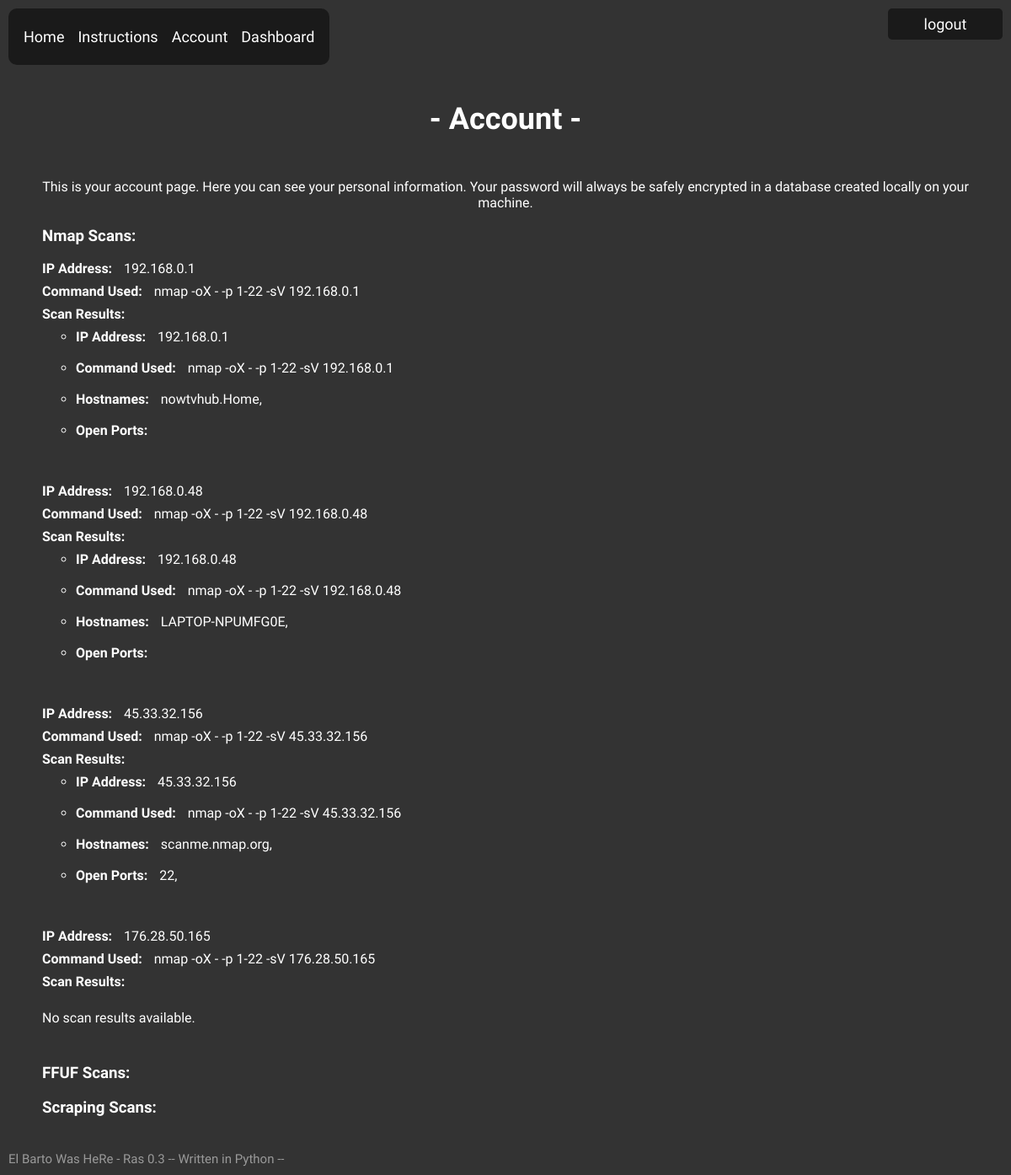
The app's page /account/ (signed in) with its own data.
### aph/models.py (models this page shows)
class Past_scans_nmap(db.Model):
    nmap_scan_id = db.Column(db.Integer, primary_key=True)
    target = db.Column(db.String(20))
    results = db.Column(JSON)
    date_created = db.Column(db.DateTime(timezone=True), default=func.now())
    user_id = db.Column(db.Integer, db.ForeignKey('user.id'))

### aph/dashboard.py (the view)
@dashboard_bp.route('/account/', methods=['POST' , 'GET'])
@login_required
def account():
    nmap_scans =  Past_scans_nmap.query.filter_by(user_id=current_user.id).all()
    ffuf_scans = Past_scans_ffuf.query.filter_by(user_id=current_user.id).all()
    scraping_scans = Past_scans_scraping.query.filter_by(user_id=current_user.id).all()
    print('nmap_scans', nmap_scans)
    print('ffuf_scans', ffuf_scans)
    print('scraping_scans', scraping_scans)
    return render_template('account.html', current_user=current_user, nmap_scans=nmap_scans, ffuf_scans=ffuf_scans, scraping_scans=scraping_scans)

### aph/templates/account.html (shortened to what this page needs)
{% extends "base.html" %} {% block title %}Account{% endblock %} {% block
content %}
<div class="container-fluid">
  <h2 style="margin-top: 60px">- Account -</h2>
  <p style="margin-top: 10px">
    This is your account page. Here you can see your personal information. Your
    password will always be safely encrypted in a database created locally on
    your machine.
  </p>
  <h3>Nmap Scans:</h3>
  <ul class="list-group list-group-flush" id="nmap_scans">
    {% for scan in nmap_scans %}
    <li class="list-group-item">
      <strong>IP Address:</strong> {{ scan.target }}<br />
      {% set nmap_results = scan.results | tojson | from_json %}
      <strong>Command Used:</strong> {{ nmap_results.nmap.command_line }}<br />
      <strong>Scan Results:</strong>
      {% if nmap_results.scan[scan.target] is defined %}
      <ul>
        <li>
          <strong>IP Address:</strong> {{
          nmap_results.scan[scan.target].addresses.ipv4 }}
        </li>
        <li>
          <strong>Command Used:</strong> {{ nmap_results.nmap.command_line }}
        </li>
        <li>
          <strong>Hostnames:</strong> {% for hostname in
          nmap_results.scan[scan.target].hostnames %}{{ hostname.name }}, {%
          endfor %}
        </li>
        <li>
          <strong>Open Ports:</strong> {% for port, data in
          nmap_results.scan[scan.target].tcp.items() if data.state == 'open'
          %}{{ port }}, {% endfor %}
        </li>
      </ul>
      {% else %}
      <p>No scan results available.</p>
      {% endif %}
    </li>
    {% endfor %}
  </ul>
  <h3>FFUF Scans:</h3>
  <h3>Scraping Scans:</h3>
  <div class="button-container">
    <a href="{{ url_for('auth.logout') }}" class="auth-button" method="GET"
      >logout</a
    >
  </div>
</div>
{% endblock %}

### aph/templates/base.html (shortened to what this page needs)
<!doctype html>
<html lang="en">
  <head>
  </head>
  <body>
    <nav>
      <a href="{{ url_for('dashboard.home') }}">Home</a>
      <a href="{{ url_for('dashboard.instructions') }}">Instructions</a>
      <a href="{{ url_for('dashboard.account') }}">Account</a>
      <a href="{{ url_for('dashboard.dashboard') }}">Dashboard</a>
    </nav>
    <div class="container">{% block content %}{% endblock %}</div>
    <div class="footer-text">
      El Barto Was HeRe - Ras 0.3 -- Written in Python --
    </div>
  </body>
</html>

### aph/templates/base.html (style rules this page uses)
body { font-family: "Special Elite", cursive; background-color: #333; background-repeat: no-repeat; background-size: cover; color: #fff; text-align: center; padding: 50px; margin: 0; }
h2 { font-size: 36px; display: inline-block; padding: 10px; }
nav { display: flex; align-items: flex-start; background-color: #1a1a1a; padding: 10px; border-radius: 10px; position: fixed; top: 10px; left: 10px; width: auto; }
nav a { color: #fff; text-decoration: none; font-size: 18px; margin: 5px 0; display: block; border-radius: 5px; padding: 8px; }
.footer-text { font-size: 15px; opacity: 0.5; margin: 0; position: fixed; bottom: 10px; left: 10px; }
.button-container { position: fixed; top: 10px; right: 10px; display: flex; flex-direction: column; gap: 10px; }
.auth-button { color: #fff; text-decoration: none; font-size: 18px; border-radius: 5px; padding: 8px; background-color: #1a1a1a; display: block; text-align: center; width: 120px; }

### aph/templates/account.html (style rules this page uses)
#nmap_scans, #ffuf_scans, #scraping_scans { list-style-type: none; padding: 0; }
.list-group-item { margin-bottom: 45px; text-align: left; }
.list-group-item li { margin-bottom: 10px; }
.list-group-item strong { display: inline-block; margin-bottom: 8px; margin-right: 10px; }
h3 { text-align: left; }

### records on screen
Past_scans_nmap: target "192.168.0.1", nmap.command_line "nmap -oX - -p 1-22 -sV 192.168.0.1", name "nowtvhub.Home"
Past_scans_nmap: target "192.168.0.48", nmap.command_line "nmap -oX - -p 1-22 -sV 192.168.0.48", name "LAPTOP-NPUMFG0E"
Past_scans_nmap: target "45.33.32.156", nmap.command_line "nmap -oX - -p 1-22 -sV 45.33.32.156", name "scanme.nmap.org", port "22"
Past_scans_nmap: target "176.28.50.165", nmap.command_line "nmap -oX - -p 1-22 -sV 176.28.50.165", shows "No scan results available."
